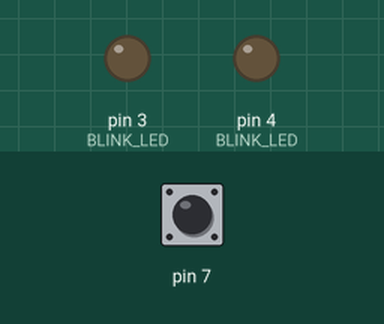
Bench run of a sketch on a simulated Arduino Uno, built with avr-gcc and run on an emulated ATmega328P. Shown: output pins drawn as LEDs (lit = HIGH). Dashed ring = blinking. The inputs (shaded band) are chosen by the test bench; at power-on: pin 7 HIGH.

Above: at 1.6 s.
1.7 s: pin 7 pulled LOW for 0.5 s
At 2.1 s:
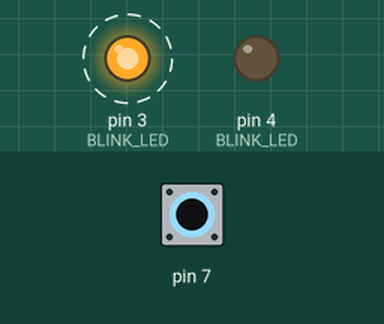
4.7 s: pin 7 pulled LOW for 1 s
At 5.3 s:
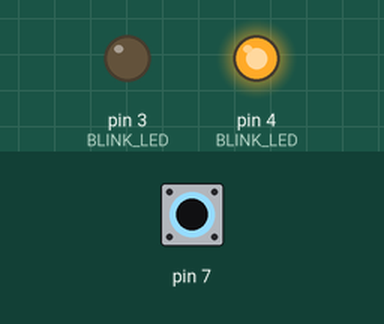
7.2 s: pin 7 pulled LOW for 3.2 s
At 10.9 s:
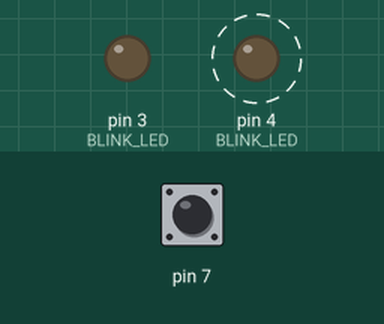
Timing chart, 0 to 12.4 s (numbered marks = the images above; inputs shaded):
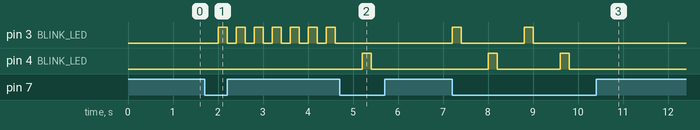

Measured:
- after the input at 1.7 s, pin 3 (BLINK_LED): alternates HIGH for 0.20 s and LOW for 0.20 s, starting after 0.30 s
- after the input at 4.7 s, pin 3 (BLINK_LED): stops changing and stays LOW; pin 4 (BLINK_LED): LOW → HIGH after 0.50 s, → LOW 0.20 s later
- after the input at 7.2 s, pin 3 (BLINK_LED): alternates HIGH for 0.20 s and LOW for 1.4 s, 4 changes in all, then stays LOW, starting at once; pin 4 (BLINK_LED): alternates HIGH for 0.20 s and LOW for 1.4 s, 4 changes in all, then stays LOW, starting after 0.80 s

The sketch:

modalblinker.ino
```cpp
#define BLINK_OFF 0
#define BLINK_ON  1

int BLINK_LED;
int BLINK_MODE;

void setup() {
    BLINK_LED = 3;
    BLINK_MODE = BLINK_OFF;
    pinMode(3, OUTPUT);
    pinMode(4, OUTPUT);
    pinMode(7, INPUT_PULLUP);
}

// the loop function runs over and over again forever
void loop() {
    if(digitalRead(7) != HIGH) {
        if(BLINK_MODE == BLINK_OFF) {
            BLINK_MODE = BLINK_ON;
        }
        else {
            if(BLINK_LED == 3) BLINK_LED = 4; else BLINK_LED = 3;
            BLINK_MODE = BLINK_OFF;
        }
    }
    if(BLINK_MODE == BLINK_ON) {
        digitalWrite(BLINK_LED, HIGH);
        delay(200);
        digitalWrite(BLINK_LED, LOW);
        delay(200);
    }
    else {
        delay(400);
    }
}
```

digit.c
```cpp
uint32_t digit[6][3] = {
/*1*/ { 0b00000000000000000000001000000000, 0b00100111111111100010000000100001, 0b00000010000000000000000000000000 },
/*2*/ { 0b00000000000000110000001001001100, 0b00100100001100100100000011100011, 0b00000010000000000000000000000000 },
/*3*/ { 0b00000000000000111001110001000110, 0b00100100011000100100000000100010, 0b00001100000000000000000000000000 },
/*4*/ { 0b00000100000000000100001001111111, 0b11100010010000100001010000000000, 0b11000000000001000000000000000000 },
/*5*/ { 0b00000000000001100011110001000100, 0b00100100010000100100010000100111, 0b11100100000000000000000000000000 },
/*6*/ { 0b00000000000000100011110001000100, 0b00100100010000100100010000100011, 0b11111100000000000000000000000000 },
};
```
